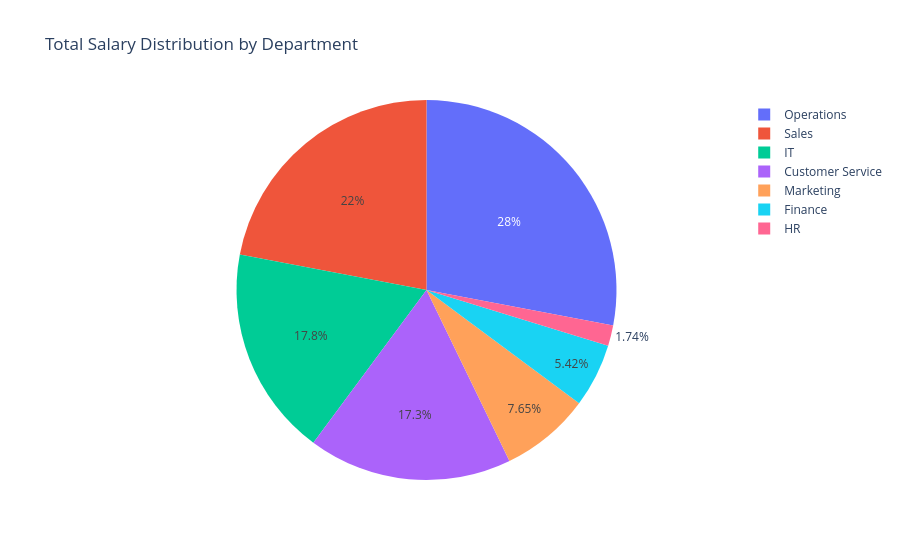

The notebook cell saved with this chart:
### Markdown cell above
<h2 style="color:Blue;">Salary Share by Department</h2>

### Code cell
import plotly.express as px

# 1. Sum salary by department
salary_share = (
    df
    .groupby('department')['salary']
    .sum()
    .reset_index()
)

# 2. Create pie chart
fig = px.pie(
    salary_share,
    names='department',
    values='salary',
    title='Total Salary Distribution by Department'
)

fig.show()

### Figure 1 — Plotly figure (JSON) as saved in the notebook; plotly's stock layout.template omitted (floating-point values rounded to 4 significant figures)
{"data": [{"domain": {"x": [0, 1], "y": [0, 1]}, "hovertemplate": "department=%{label}<br>salary=%{value}<extra></extra>", "labels": ["Customer Service", "Finance", "HR", "IT", "Marketing", "Operations", "Sales"], "legendgroup": "", "name": "", "showlegend": true, "type": "pie", "values": [110146520, 34435917, 11032946, 113221190, 48579179, 177757880, 139791079]}], "layout": {"legend": {"tracegroupgap": 0}, "title": {"text": "Total Salary Distribution by Department"}}}
